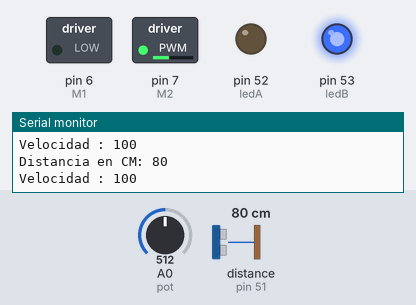
The sketch below on a simulated Arduino Mega 2560, built with avr-gcc and run on an emulated ATmega2560. On the bench: switched loads named in the sketch (green lamp = pin HIGH), output pins drawn as LEDs (lit = HIGH), the last lines printed to the serial monitor. Inputs (shaded band) come from the test bench; at power-on: distance to the obstacle (sensor on pin 51) 80 cm, A0 (pot) = 512. The echo pulse lasts 58.3 µs per cm.

Above: at 8.8 s.
8.9 s: distance to the obstacle (sensor on pin 51) set to 18 cm
17.2 s: distance to the obstacle (sensor on pin 51) set to 14 cm
At 24.8 s:
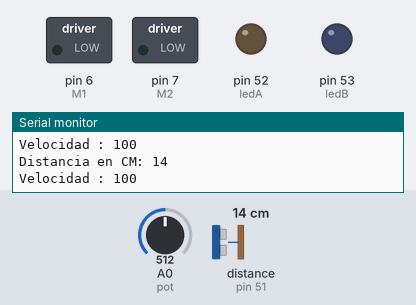
25.5 s: A0 (pot) set to 525
At 33.2 s:
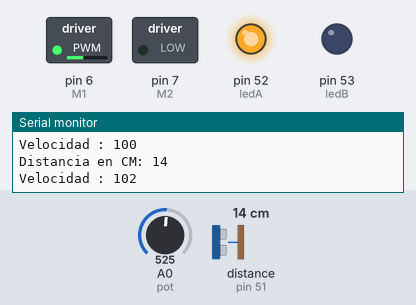
33.5 s: A0 (pot) set to 716
At 40.7 s:
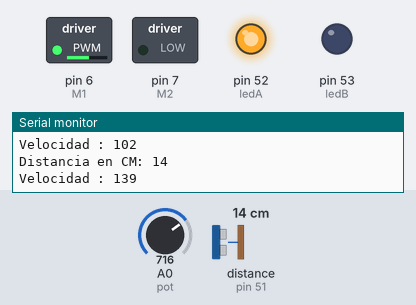
41.5 s: A0 (pot) set to 1023
At 49.3 s:
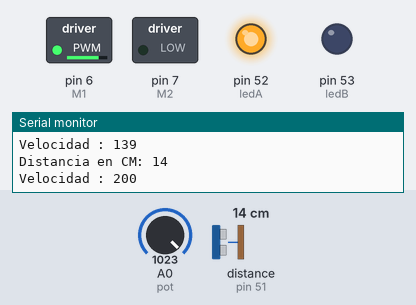
Timing chart, 0 to 50.5 s (numbered marks = the images above; inputs shaded):
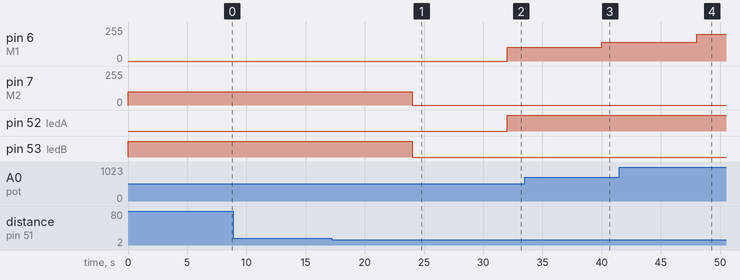

The sketch:

Primer.ino
```cpp
/*
2 leds, motor, potenciometro, y sensor ultrasonico
la funcionalidad depende del valor del potenciometro si es mas de la mitad o menos.

Cuando el potenciometro esta en mas de la mitad de su valor:
  *  El motor debe girar en un sentido (adelante) a 200 de velocidad hasta q el sensor ultrasonico detecte menos de 15 cm
  *  El led A debe estar prendido
  *  El led B debe estar apagado

Cuando el potenciometro en menos de la mitad de su valor:
  *  El motor debe girar en el otro sentido (Atras) a 190 de velocidad hasta q el sensor ultrasonico detecte una distancia mayor a 15 cm
  *  El led A debe estar apagado
  *  El led B debe estar prendido
*/

#include <Ultrasonic.h>
Ultrasonic sensor(50,51); //  R:  50 y 51 son los pines de entrada y salida del sensor: triguer= 50, echo = 51
int ledA = 52; //  R:  52 es el pin de salida del led A
int ledB = 53;
int M1 = 6; //  R:  6 es el pin de salida del motor
int M2 = 7; //  R:  7 es el pin de salida del motor
int velocidad; //
int distancia;
int pot = A0;
int valor;

void setup() {
  pinMode(ledA,OUTPUT);
  pinMode(ledB,OUTPUT);
  pinMode(M1,OUTPUT);
  pinMode(M2,OUTPUT);
  pinMode(pot,INPUT);
  Serial.begin(9600);
}

void loop() {
  distancia = sensor.read();
  valor = analogRead(pot);
  velocidad = map(valor,0,1023,0,200);
  Serial.print("Distancia en CM: ");
  Serial.println(distancia);
  Serial.print("Velocidad : ");
  Serial.println(velocidad);
  if(valor > 512){
    if(distancia < 15){
      analogWrite(M1,velocidad);
      analogWrite(M2,0);
      digitalWrite(ledA,HIGH);
      digitalWrite(ledB,LOW);
      delay(8000);
    }else{
      analogWrite(M1,0);
      analogWrite(M2,0);
      digitalWrite(ledA,LOW);
      digitalWrite(ledB,LOW);
      delay(8000);
    }
  }else{
    if(distancia > 15){
      analogWrite(M1,0);
      analogWrite(M2,velocidad);
      digitalWrite(ledA,LOW);
      digitalWrite(ledB,HIGH);
      delay(8000);
    }else{
      analogWrite(M1,0);
      analogWrite(M2,0);
      digitalWrite(ledA,LOW);
      digitalWrite(ledB,LOW);
      delay(8000);
    }
  }
}
```

Measured:
- the behaviour switches between 16 and 15 cm on distance to the obstacle (sensor on pin 51) (found by bisection; images 0 and 1)
- the behaviour switches between 512 and 513 on A0 (pot) (found by bisection; images 1 and 2)
- after the input at 17.2 s, pin 7 (M2): 100/255 → 0/255 after 6.8 s; pin 53 (ledB): HIGH → LOW after 6.8 s
- after the input at 25.5 s, pin 6 (M1): 0/255 → 102/255 after 6.5 s; pin 52 (ledA): LOW → HIGH after 6.5 s
- after the input at 33.5 s, pin 6 (M1): 102/255 → 139/255 after 6.5 s
- after the input at 41.5 s, pin 6 (M1): 139/255 → 200/255 after 6.5 s
